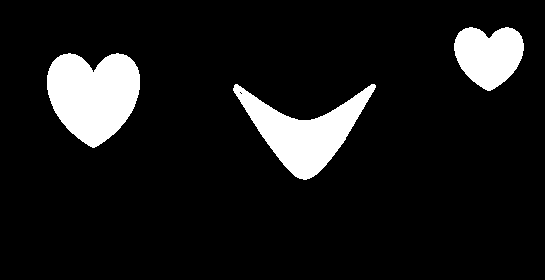
#> input picture shapes5.png, 545 x 280 px
$ python main.py
#> lines starting #> are read from the running program, lines starting #| are printed output that depends on the picture; after the words box and inside, x2 and y2 are one past the last pixel; in counts of white or black regions, pixels touching at a corner belong together
# Politechnika Slaska - Wydzial Automatyki Elektroniki i Informatyki
# Autorzy: Albert Pintera, Jakub Kaniowski
# 2021

import cv2
import random
import numpy as np
import ctypes
import time

start_time = time.time()    #Rozpoczecie zliczania czasu wykonania programu

counter_of_objects = 0      #Licznik obiektow
list_of_colors = []         #Lista kolorow

#Lista kolorow - pierwszy nowy kolor
new_color = list(np.random.choice(range(1, 255, 1), size=3, replace=False))

image = cv2.imread('shapes5.png', 0)                #Wczytanie obrazu (sciezka)
#> image: shape (280, 545); 9.9% white; 3 white regions, box (x1, y1, x2, y2) and area: (47, 53, 140, 148) 6424, (233, 84, 376, 180) 5453, (454, 27, 524, 91) 3246
image = cv2.cvtColor(image, cv2.COLOR_GRAY2RGB)     #Zamiana barw na obrazie
#> image is the input picture: shape (280, 545, 3); 9.9% white; 3 white regions, box (x1, y1, x2, y2) and area: (47, 53, 140, 148) 6424, (233, 84, 376, 180) 5453, (454, 27, 524, 91) 3246

#Wymiary obrazu
rows = image.shape[0]
#> rows = 280
cols = image.shape[1]
#> cols = 545

cols1 = image.shape[1]-1
#> cols1 = 544

#Funkcja losujaca kolejne kolory
def generateColor(rng, i):
    global counter_of_objects
    return (np.random.choice(range(1,(rng-1),1), size=i, replace=False))

for i in range(rows):
    for j in range(cols):

        if image[i][j][0] == 255 and image[i][j][1] == 255 and image[i][j][2] == 255:                   # 255 - bialy kolor
            image[i][j] = new_color

            if image[i][j+1][0] == 0 and image[i][j+1][1] == 0 and image[i][j+1][2] == 0:               # 0 - czarny kolor
                new_color = generateColor(256,3)                                                        #Losuje nowy kolor jak znajdzie nowy bialy kolor

            if(i>0):
                if (image[i-1][j][0] != 0 and image[i-1][j][1] != 0 and image[i-1][j][2] != 0):         #Algorytm rozglada sie wyzej, na poprzedni wiersz od aktualnego miejsca
                    image[i][j] = image[i-1][j]

                elif(image[i][j-1][0] != 0 and image[i][j-1][1] != 0 and image[i][j-1][2] != 0):        #Algorytm rozglada sie w lewo od aktualnego miejsca
                    image[i][j] = image[i][j-1]

                elif(image[i-1][j-1][0] != 0 and image[i-1][j-1][1] != 0 and image[i-1][j-1][2] != 0):  #Algorytm rozglada sie w lewo w poprzednim wierszu od aktualnego miejsca (lewy gorny rog)
                    image[i][j] = image[i-1][j-1]

                elif(image[i-1][j+1][0] != 0 and image[i-1][j+1][1] != 0 and image[i-1][j+1][2] != 0):  #Algorytm rozglada sie w prawo w poprzednim wierszu od aktualnego miejsca (prawy gorny rog)
                    image[i][j] = image[i-1][j+1]

    #Ponowny odczyt wiersza, z przeciwnej strony (od prawej do lewej - ujednolica kolory)
    for k in range(cols1):
        if(k<cols1):
            if(image[i][cols1-k-1][0] == 0 and image[i][cols1-k-1][1] == 0 and image[i][cols1-k-1][2] == 0):
                continue
            if((image[i][cols1-k][0] != 0 and image[i][cols1-k][1] != 0 and image[i][cols1-k][2] != 0) and (image[i][cols1-k][0] != 255 and image[i][cols1-k][1] != 255 and image[i][cols1-k][2] != 255)):
                image[i][(cols1-k)-1] = image[i][cols1-k]
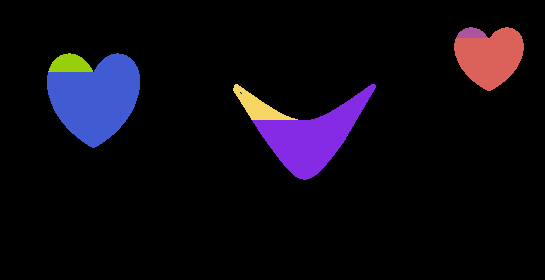
#> image: shape (280, 545, 3); 9.91% of pixels changed, all inside (x1, y1, x2, y2) = (47, 27, 524, 180)

#Eliminacja problemu "bananowego" - algorytm przechodzi przez obraz od dołu do góry.
for i in range(rows-1, 0, -1):
    for j in range(cols-1, 0 , -1):


                if(image[i][j][0] == 0 and image[i][j][1] == 0 and image[i][j][2] == 0):
                    continue
                if((image[i][j][0] != 0 and image[i][j][1] != 0 and image[i][j][2] != 0) and (image[i][j][0] != 255 and image[i][j][1] != 255 and image[i][j][2] != 255) and (image[i][j-1][0] != 0 and image[i][j-1][1] != 0 and image[i][j-1][2] != 0)):
                    image[i][j-1] = image[i][j]

                if (image[i+1][j][0] != 0 and image[i+1][j][1] != 0 and image[i+1][j][2] != 0):
                    image[i][j] = image[i+1][j]
                elif(image[i+1][j+1][0] != 0 and image[i+1][j+1][1] != 0 and image[i+1][j+1][2] != 0):
                    image[i][j] = image[i+1][j+1]
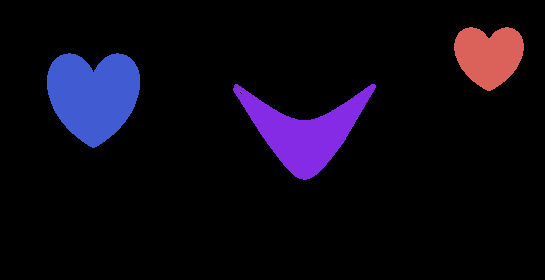
#> image: shape (280, 545, 3); 1.11% of pixels changed, all inside (x1, y1, x2, y2) = (48, 27, 488, 120)

#Ponowny odczyt calego obrazu w celu zliczenia wystepujacych obiektow
for i in range(rows):
    for j in range(cols):
        if (image[i][j][0] != 255 and image[i][j][1] != 255 and image[i][j][2] != 255) and (image[i][j][0] != 0 and image[i][j][1] != 0 and image[i][j][2] != 0):
            if any(np.array_equal([image[i][j][0],image[i][j][1],image[i][j][2]], x) for x in list_of_colors):
                continue
            else:
                list_of_colors.append(np.array([image[i][j][0],image[i][j][1],image[i][j][2]]))
#> after the loop, list_of_colors = [[91, 98, 218], [211, 91, 65], [229, 43, 134]]

counter_of_objects = len(list_of_colors)    #Przypisanie liczby zliczonych kolorow do zmiennej przechowujacej liczbe obiektow
#> counter_of_objects = 3

#Wyswietlenie uzyskanych wynikow
cv2.imshow('Processed Image', image)

#Dla kazdego systemu
print("\n\nProgram info: \n\nDetected objects: " + str(counter_of_objects) + "\nAuthors: Albert Pintera, Jakub Kaniowski\n| 2021 | Polsl | AiR TI-3 |" + "\n\nTime of execution: " + str(float("{0:.2f}".format(time.time() - start_time))) + " seconds")

#Dla windowsa (okomentowac w razie potrzeby)
#> (the run stopped early here; a loop or call above may not have finished)

$ run again, with shapes2.png copied over shapes5.png
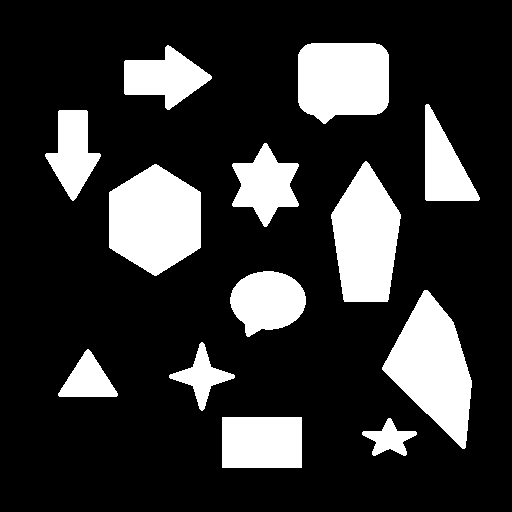
#> input picture shapes2.png, 512 x 512 px
#> image is the input picture: shape (512, 512, 3); 20.1% white; 13 white regions, largest, box (x1, y1, x2, y2) and area: (109, 164, 201, 276) 7758, (382, 290, 472, 449) 7719, (331, 161, 401, 302) 6966
#> after the loop `for i in range(rows):`:
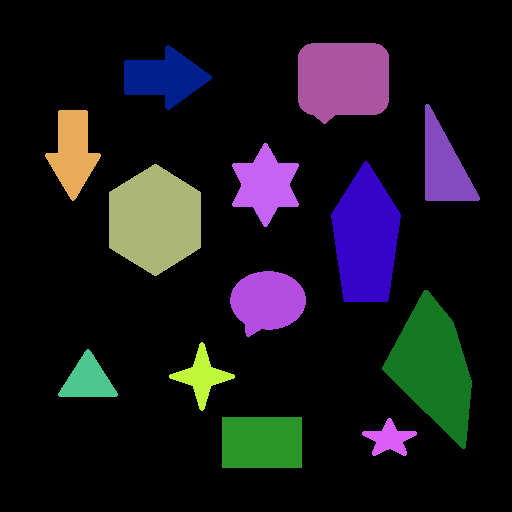
#> image: shape (512, 512, 3); mean B, G, R 27.3, 21.6, 23.2
#> after the loop `for i in range(rows):`: list_of_colors = [[159, 84, 171], [141, 32, 2], [190, 75, 132], [90, 171, 232], [244, 99, 199], [201, 3, 54], [119, 182, 172], [227, 77, 181], [35, 120, 21], [58, 249, 191], [142, 199, 78], [39, 150, 42], [249, 94, 219]]
#> counter_of_objects = 13
